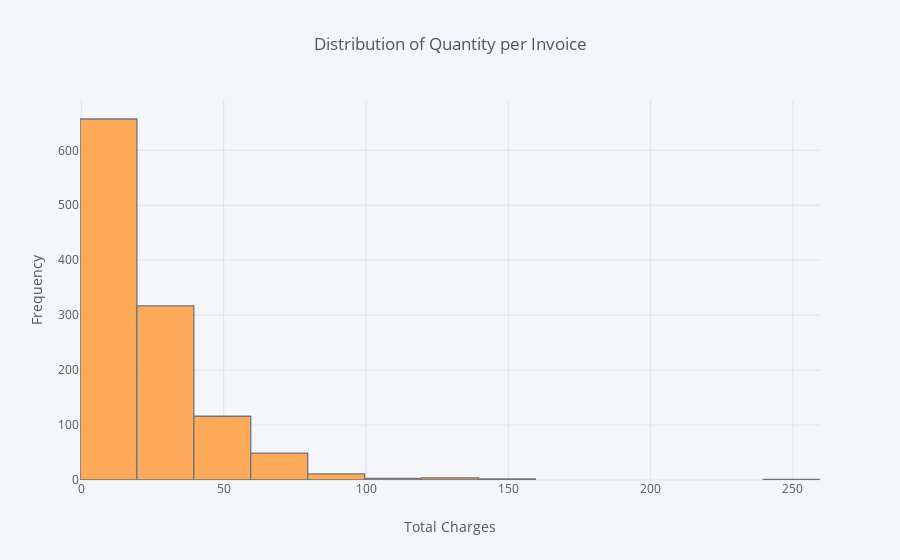

Here is the notebook cell this chart was saved with:
### Markdown cell above
## 4. Create a set of interactive histograms showing the distributions of quantity per invoice for the following countries: EIRE, Germany, France, and Netherlands.

### Code cell
lst_country = ['EIRE','Germany','France','Netherlands']
mask = data['Country'].isin(lst_country)


df = data.loc[mask, :]
df = df.groupby('InvoiceDate')[['Quantity']].count()
df.iplot(kind='histogram',title='Distribution of Quantity per Invoice',
                         xTitle='Total Charges', yTitle='Frequency', bins=20)

### Figure 1 — Plotly figure (JSON) as saved in the notebook; plotly's stock layout.template omitted (floating-point values rounded to 4 significant figures; data arrays with more than 128 entries replaced by an {"elided": "..."} marker saying what was removed)
{"data": [{"histfunc": "count", "histnorm": "", "marker": {"color": "rgba(255, 153, 51, 1.0)", "line": {"color": "#4D5663", "width": 1.3}}, "name": "Quantity", "nbinsx": 20, "opacity": 0.8, "orientation": "v", "type": "histogram", "uid": "716f6457-5885-4d4a-8344-6067fafd803b", "x": {"elided": "1160 int values"}}], "layout": {"barmode": "overlay", "legend": {"bgcolor": "#F5F6F9", "font": {"color": "#4D5663"}}, "paper_bgcolor": "#F5F6F9", "plot_bgcolor": "#F5F6F9", "title": {"font": {"color": "#4D5663"}, "text": "Distribution of Quantity per Invoice"}, "xaxis": {"gridcolor": "#E1E5ED", "showgrid": true, "tickfont": {"color": "#4D5663"}, "title": {"font": {"color": "#4D5663"}, "text": "Total Charges"}, "zerolinecolor": "#E1E5ED"}, "yaxis": {"gridcolor": "#E1E5ED", "showgrid": true, "tickfont": {"color": "#4D5663"}, "title": {"font": {"color": "#4D5663"}, "text": "Frequency"}, "zerolinecolor": "#E1E5ED"}}}
